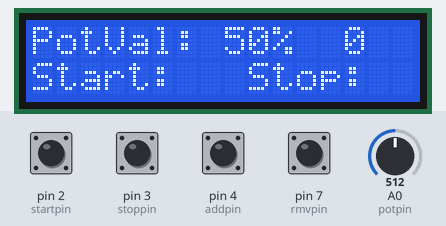
The sketch below on a simulated Arduino Uno, built with avr-gcc and run on an emulated ATmega328P. Parts: 16×2 character LCD. The test bench sets the inputs (shaded band); at power-on: pin 2 (startpin), pin 3 (stoppin), pin 4 (addpin), pin 7 (rmvpin) HIGH, A0 (potpin) = 512. What the sketch prints to the serial monitor is not drawn.

Above: at 1.2 s.
1.3 s: pin 2 (startpin) pulled LOW for 1 s
At 2.2 s:
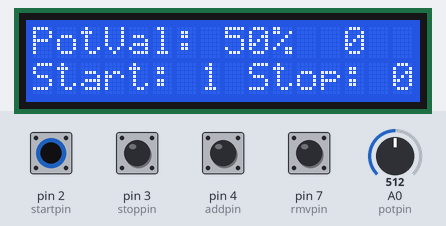
5.3 s: A0 (potpin) set to 716
At 6.7 s:
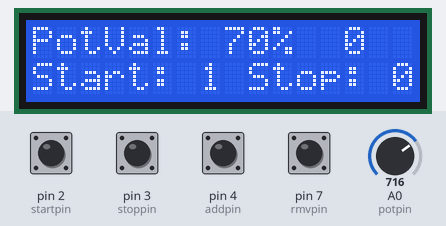
8.3 s: pin 4 (addpin) pulled LOW for 0.15 s
At 9.1 s:
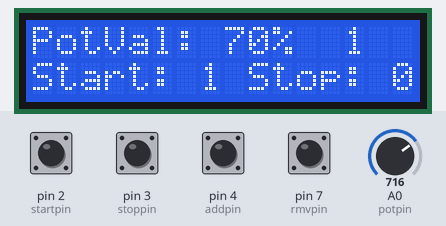
11.4 s: pin 3 (stoppin) pulled LOW for 0.15 s
At 11.7 s:
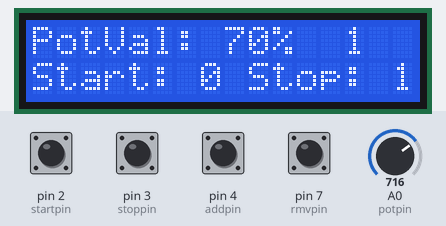
13.0 s: pin 7 (rmvpin) pulled LOW for 0.15 s
At 14.3 s:
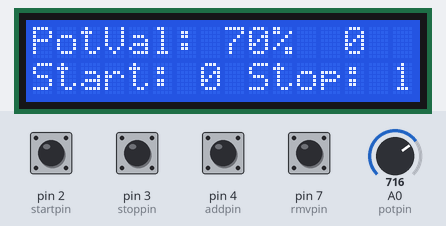
16.1 s: pin 4 (addpin) pulled LOW for 1 s
At 17.0 s:
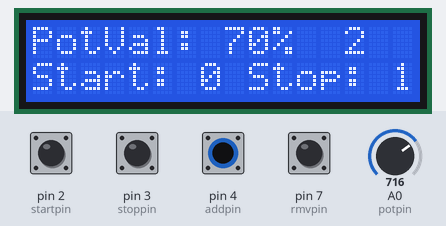
Timing chart, 0 to 19.1 s (numbered marks = the images above; inputs shaded):
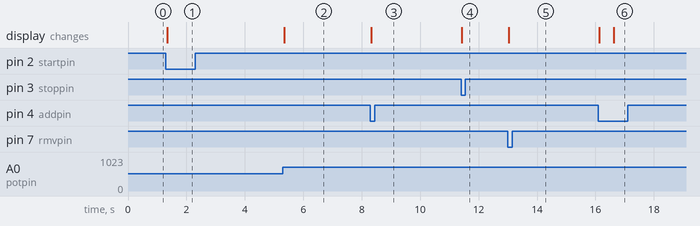

The sketch:

pot_on_and_off.ino
```cpp
//include library for lcd
#include <LiquidCrystal_I2C.h>

//set lcd info
LiquidCrystal_I2C lcd(0x3F,16,2);

//set pins for component
const int potpin = A0;
const int startpin = 2;
const int stoppin = 3;
const int addpin = 4;
const int rmvpin = 7;

//make variable for potensiometer value and btn states
int potWiper;
int startstate;
int stopstate;
int addstate;
int rmvstate;


//variables for if the state has changed
int startchange = 0;
int stopchange = 0;

//unsigned long values for debounce
unsigned long lastDebounceTime = 0;
unsigned long lastDebounceTimebtn1 = 0;
unsigned long lastDebounceTimebtn2 = 0;
unsigned long debounceDelay = 500;

//counter value
int counter = 0;


void setup() {
  //set pinmode for used pins
  pinMode(potpin, INPUT);
  pinMode(startpin, INPUT_PULLUP);
  pinMode(stoppin, INPUT_PULLUP);
  pinMode(addpin, INPUT_PULLUP);
  pinMode(rmvpin, INPUT_PULLUP);

  //start communication to lcd and turn on backlight on lcd
  lcd.init();
  lcd.backlight();

  //print text that doesnt need to change
  lcd.setCursor(0, 0);
  lcd.print("PotVal:");

  lcd.setCursor(0, 1);
  lcd.print("Start:");
  lcd.setCursor(9, 1);
  lcd.print("Stop:");

  Serial.begin(9600);
}

void loop() {
  //set that the button havent been pushed yet
  startchange = 0;
  stopchange = 0;

  //read state of buttons
  startstate = digitalRead(startpin);
  stopstate = digitalRead(stoppin);
  addstate = digitalRead(addpin);
  rmvstate = digitalRead(rmvpin);

  potWiper = analogRead(potpin); //read value of potensiometer
  potWiper = map(potWiper, 0, 1023, 0, 100+1); //convert the value of the potensiometer to a value from 0 to 100


  //clean the area where pot value is written to remove junk
  lcd.setCursor(8, 0);
  lcd.print("    ");

  //write pot value to lcd
  lcd.setCursor(8, 0);
  lcd.print(potWiper);
  lcd.print("%");

  if ((startstate == LOW) && ((millis() - lastDebounceTimebtn1) > debounceDelay)){ //if button is pushed and enough time has gone
    startchange = 1; //set that the button has been pushed
    lastDebounceTimebtn1 = millis(); // set the last time the btn1 has bounced to now
  }


  if ((stopstate == LOW) && ((millis() - lastDebounceTimebtn2) > debounceDelay)){
    stopchange = 1;
    lastDebounceTimebtn2 = millis();
  }

  //if button 2 changed state write 1 for stop and 0 for start
  lcd.setCursor(15, 1);
  if (stopchange == 1){
    lcd.print("1");
    lcd.setCursor(7, 1);
    lcd.print("0");
  }

  //if button 1 changed state write 1 for start and 0 for stop
  lcd.setCursor(7, 1);
  if (startchange == 1){
    lcd.print("1");
    lcd.setCursor(15, 1);
    lcd.print("0");
  }

  // if both buttons were pushed reset counter value and set stop and start to 0
  if ((startchange == 1) && (stopchange == 1)){
    lcd.setCursor(7, 1);
    lcd.print("0");
    lcd.setCursor(15, 1);
    lcd.print("0");
    counter = 0;
  }

  // if enought time has gone and button 3 is pushed add 1 to counter
  if ((addstate == LOW) && ((millis() - lastDebounceTime) > debounceDelay)){
    counter++;
    lastDebounceTime = millis();
  }

  // if enought time has gone and button 4 is pushed remove 1 from counter
  if ((rmvstate == LOW) && ((millis() - lastDebounceTime) > debounceDelay)){
    counter--;
    lastDebounceTime = millis();
  }

  //write counter value and remove junk after the counter
  lcd.setCursor(13, 0);
  lcd.print(counter);
  lcd.print("   ");
  Serial.println(addstate);
}
```

Measured:
- after the input at 1.3 s, the display: changes after 0.05 s (image 1)
- after the input at 5.3 s, the display: changes after 0.05 s (image 2)
- after the input at 8.3 s, the display: changes at once (image 3)
- after the input at 11.4 s, the display: changes at once (image 4)
- after the input at 13.0 s, the display: changes at once (image 5)
- after the input at 16.1 s, the display: first changes at once (image 6 shows a later state)
